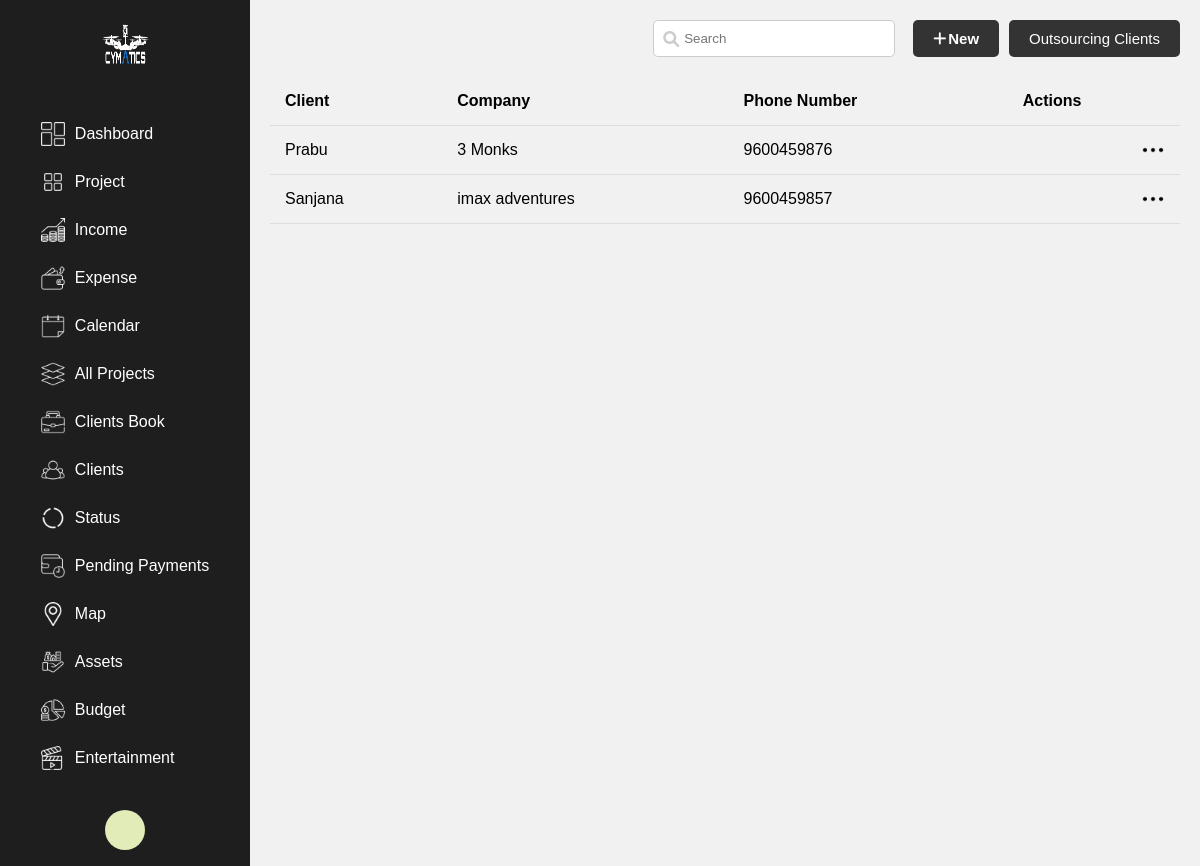
The app's page /clients with its own data.
### cymaticsapp/models.py (models this page shows)
class Client(models.Model):
    name = models.CharField(max_length=100)
    company = models.CharField(max_length=100)
    number = models.CharField(max_length=20)
    email = models.EmailField(max_length=100 , blank = True)
    img = models.ImageField(upload_to = 'media' ,blank = True)

### cymaticsapp/views.py (the view, shortened to what this page needs)
# urls.py: path('clients',views.clients, name="clients"),
@csrf_exempt
def clients(request):
    query = request.GET.get('q', '')
    if query:
        clobj = Client.objects.filter(
            Q(name__icontains=query)|
            Q(company__icontains=query)|
            Q(number__icontains=query)|
            Q(email__icontains=query)
        )
    else:
        clobj = Client.objects.all()
    return render(request, 'clients.html', {'objs' : clobj ,'query': query})

### templates/clients.html (shortened to what this page needs)
{% load static %}
<!doctype html>
<html>
    <head>
        <link rel="stylesheet" href="https://cdnjs.cloudflare.com/ajax/libs/font-awesome/6.0.0/css/all.min.css">
        <link rel="stylesheet" href="{% static './css/clients.css' %}">
    </head>
    <body>
        <div class="container">
            <aside class="sidebar">
                <div class="logo">
                    <img src="{% static 'images/logowhite.png' %}" alt="logo" width="50" height="50">
                </div>
                <nav>
                    <ul>
                        <li class="menu-item"><a href="#"><img src="{% static 'images/dashboard.png' %}" class="menu-icon"><span class="menu-text">Dashboard</span></a></li>
                        <li class="menu-item"><a href="#"><img src="{% static 'images/project.png' %}" class="menu-icon"><span class="menu-text">Project</span></a></li>
                        <li class="menu-item"><a href="#"><img src="{% static 'images/income.png' %}" class="menu-icon"><span class="menu-text">Income</span></a></li>
                        <li class="menu-item"><a href="#"><img src="{% static 'images/expenses.png' %}" class="menu-icon"><span class="menu-text">Expense</span></a></li>
                        <li class="menu-item"><a href="#"><img src="{% static 'images/calendar.png' %}" class="menu-icon"><span class="menu-text">Calendar</span></a></li>
                        <li class="menu-item"><a href="#"><img src="{% static 'images/All projects.png' %}" class="menu-icon"><span class="menu-text">All Projects</span></a></li>
                        <li class="menu-item"><a href="#"><img src="{% static 'images/clientsbook.png' %}" class="menu-icon"><span class="menu-text">Clients Book</span></a></li>
                        <li class="menu-item"><a href="#"><img src="{% static 'images/Clients.png' %}" class="menu-icon"><span class="menu-text">Clients</span></a></li>
                        <li class="menu-item"><a href="#"><img src="{% static 'images/status.png' %}" class="menu-icon"><span class="menu-text">Status</span></a></li>
                        <li class="menu-item active"><a href="#"><img src="{% static 'images/pending.png' %}" class="menu-icon"><span class="menu-text">Pending Payments</span></a></li>
                        <li class="menu-item"><a href="#"><img src="{% static 'images/map.png' %}" class="menu-icon"><span class="menu-text">Map</span></a></li>
                        <li class="menu-item"><a href="#"><img src="{% static 'images/Assets.png' %}" class="menu-icon"><span class="menu-text">Assets</span></a></li>
                        <li class="menu-item"><a href="#"><img src="{% static 'images/budget.png' %}" class="menu-icon"><span class="menu-text">Budget</span></a></li>
                        <li class="menu-item"><a href="#"><img src="{% static 'images/Entertainment.png' %}" class="menu-icon"><span class="menu-text">Entertainment</span></a></li>
                    </ul>
                </nav>
                <div class="profile-section" id="profileMenu">
                    <div class="user-icon" id="userIcon">
                  </div>
                  </div>
                </aside>
             <main class="main-content">
                <div class="button-container">
                <div class="search-bar">
    <form method="get" action="{% url 'clients' %}">
        <input type="text" name="q" placeholder="Search" value="{{ query }}">
        </div>
    <button class="new-btn" onclick="openNewClientForm()">
        <i class="fa-solid fa-plus add"></i> <b>New</b></button>
            <button class="outclients" onclick="moveToOutClients()" >Outsourcing Clients</button>
        </div>
            <table class="clients-table">
                <tr>
                    <th>Client</th>
                    <th>Company</th>
                    <th>Phone Number</th>
                    <th>Actions</th>
                </tr>
                {% for item in objs %}
                <tr  onclick="moveToDpage('{{ item.name }}')" style="cursor: pointer;">
                    <td>{{ item.name }}</td>
                    <td>{{ item.company }}</td>
                    <td>{{ item.number }}</td>
                    <td>
                        <img src="{% static 'images/option.png' %}" alt="Options" class="options-icon" data-id="{{ item.id }}" onclick="openEditClientForm()">
                    </td>
                </tr>
                {% endfor %}
            </table>
        </main>
    </div>
    </body>
</html>

### static/css/clients.css (style rules this page uses)
body { font-family: Arial, sans-serif; margin: 0; padding: 0; display: flex; height: 100vh; flex-direction: column; }
.container { display: flex; width: 100%; flex-grow: 1; }
.sidebar { background-color: #1e1e1e; color: white; width: 250px; display: flex; flex-direction: column; justify-content: flex-start; align-items: center; transition: width 0.3s; position: relative; }
.sidebar .logo { padding: 20px; text-align: center; }
.sidebar nav ul { list-style: none; padding: 0; width: 100%; text-align: center; }
.sidebar nav ul li { padding: 12px 20px; cursor: pointer; transition: background-color 0.3s, border-left 0.3s; display: flex; justify-content: flex-start; align-items: center; }
.sidebar nav ul li a { display: flex; align-items: center; text-decoration: none; color: white; width: 100%; font-family: Arial, sans-serif; }
.menu-icon { margin-right: 10px; width: 24px; height: 24px; }
.menu-text { transition: opacity 0.3s, visibility 0.3s; font-family: Arial, sans-serif; }
.main-content { flex-grow: 1; background-color: #f1f1f1; padding: 20px; position: relative; }
.clients-table { width: 100%; border-collapse: collapse; margin-top: 20px; }
.clients-table th, .clients-table td { padding: 15px; text-align: left; border-bottom: 1px solid #ddd; position: relative; }
.new-btn { background-color: #333; color: white; border: none; padding: 10px 20px; cursor: pointer; border-radius: 5px; display: flex; align-items: center; }
.options-icon { width: 24px; height: 24px; cursor: pointer; position: absolute; right: 15px; top: 50%; transform: translateY(-50%); }

### templates/clients.html (style rules this page uses)
.button-container { display: flex; align-items: center; justify-content: flex-end; gap: 10px; margin-bottom: 20px; }
.search-bar { display: flex; align-items: center; position: relative; width: 200px; margin-right:50px; }
.search-bar input { padding: 10px; border: 1px solid #ccc; border-radius: 5px; padding-left: 30px; background-color: #ffffff; width: 100%; }
.new-btn { background-color: #333; color: white; border: none; padding: 10px 20px; cursor: pointer; border-radius: 5px; display: flex; align-items: center; font-weight: 500; font-size: 15px; gap: 2px; }
.outclients { background-color: #333; color: white; border: none; padding: 10px 20px; cursor: pointer; border-radius: 5px; display: flex; align-items: center; font-weight: 500; font-size: 15px; }
.options-icon { width: 24px; height: 24px; cursor: pointer; position: absolute; right: 15px; top: 50%; transform: translateY(-50%); }
.profile-section { position: relative; padding: 12px 20px; cursor: pointer; transition: background-color 0.3s, border-left 0.3s; }
.user-icon { display: inline-flex; align-items: center; justify-content: center; background-color: #ddd; border-radius: 50%; width: 40px; height: 40px; font-size: 18px; color: #0e0e0e; background-color: #e1ecb8; }

### records on screen
Client: name "Prabu", company "3 Monks", number "9600459876"
Client: name "Sanjana", company "imax adventures", number "9600459857"
